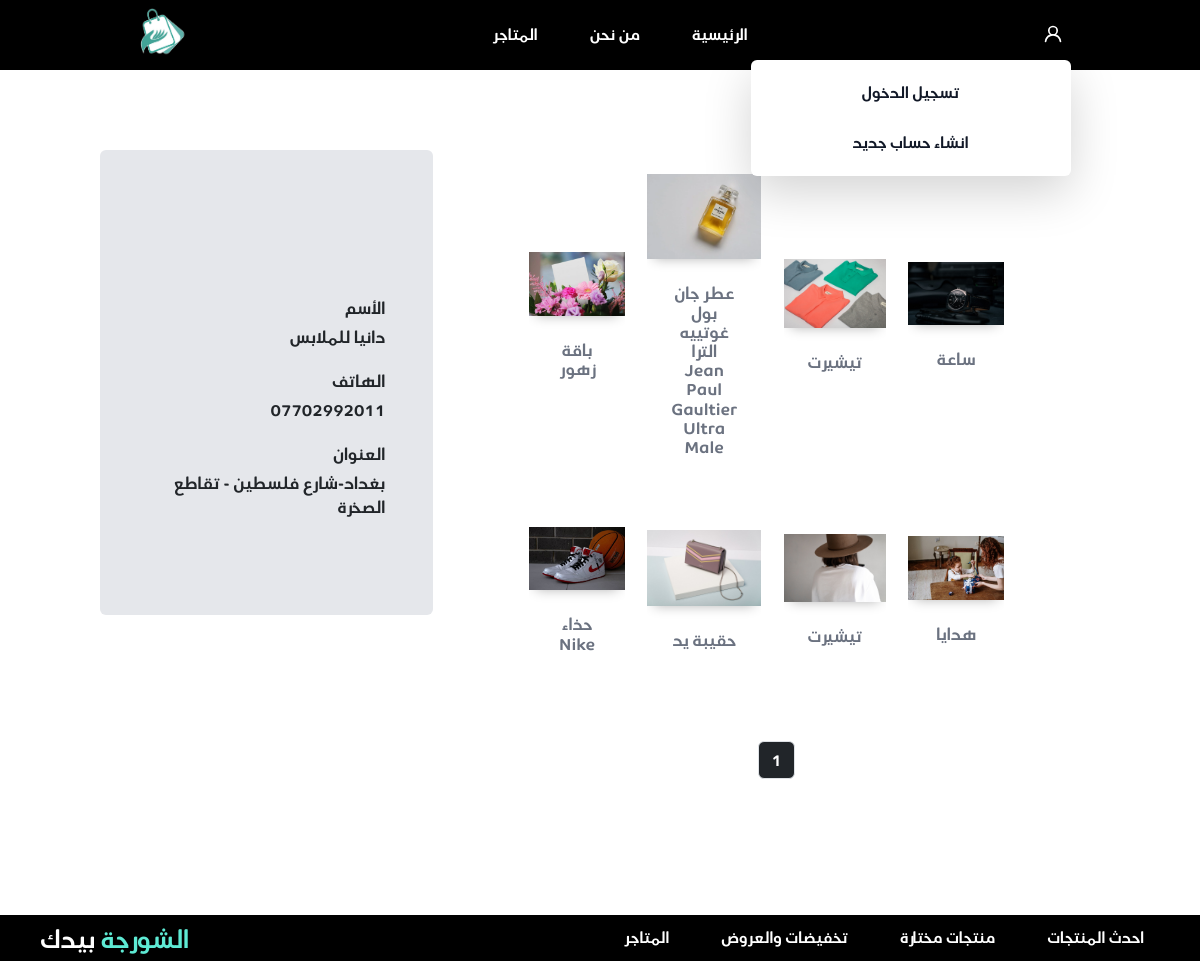
Page /vendor/store/دانيا للملابس/ on the committed database.
### jumla/models.py (models this page shows, shortened)
class Product(models.Model):
    ProductName = models.CharField(max_length=255)
    Size = models.CharField(max_length=255)
    price = models.DecimalField(max_digits=12, decimal_places=2)
    description = models.CharField(max_length=255)
    shopOwner = models.ForeignKey(Shop, on_delete=models.CASCADE, related_name="shop_products")
    Date = models.DateTimeField(default=timezone.now)
    is_active = models.BooleanField(default=True)
    Category = models.ForeignKey(Category, on_delete=models.CASCADE, related_name="product_Category")

class product_Images(models.Model):
    image = models.ImageField(upload_to="images/", null=True)
    product = models.ForeignKey(Product, on_delete=models.CASCADE, related_name="Image_Product")
    class Meta:
        verbose_name = "product_Image"
        verbose_name_plural = "product_Images"

class Shop(models.Model):
    shopName = models.CharField(max_length=255)
    shopOwner = models.OneToOneField(User, on_delete=models.CASCADE, related_name="shopOwner")
    def __str__(self):
        return f"{self.shopName}"

class User(AbstractUser):
    username = None
    phone_number = models.CharField(max_length=11, unique=True)
    address = models.CharField(max_length=255, null=True)
    USERNAME_FIELD = 'phone_number'
    REQUIRED_FIELDS = []
    objects = CustomUserManager()
    class Meta:
        verbose_name = "user"
        verbose_name_plural = "users"

### jumla/views/vender.py (the view)
# urls.py: path('store/<store>/', vender.show_store, name='show_store'),
def show_store(request, store):
    vender = get_object_or_404(Shop, shopName__contains=store)
    shop_products = Product.objects.filter(shopOwner__shopName__contains=vender)
    paginator_element = MyPaginator(shop_products, 10)
    page_number = request.GET.get('page')
    page_elements = paginator_element.get_pages(page_number)
    context = {"page_elements": page_elements[1], "page_nums": page_elements[0], 'vender': vender}
    return render(request, 'jumla/vender/stores.html', context)

### jumla/utilities/paginator.py (called while the page is built)
    def get_pages(self, page):
        self.page_nums = "a" * self.items.get_page(page).paginator.num_pages
        self.pages = self.items.get_page(page)
        return self.page_nums, self.pages

### jumla/templates/jumla/vender/stores.html (shortened to what this page needs)
{% extends 'jumla/base/base.html' %}
{% load static %}
{% block static %}
    <link rel="stylesheet" type="text/css" href="{% static 'jumla/landpage.css' %}">
{% endblock %}
{% block content %}
<div class="">
<div class=" grid grid-cols-3">
    <div class="p-5 col-span-2">
        <div class="mt-2 p-5">
            <div class="product-grid">
                  {% for product in page_elements %}
          <div class=" bg-white"  >
                    <div class = "product">
                        <div class = "product-img">
                            <img src="{{ product.Image_Product.first.image.url }}"  alt = "front product image">
                        </div>
                       <div class ="text-center   p-4 mb-4">
                        <h1 class="text-gray-500">{{ product.ProductName }} </h1>
                       </div>
                    </div>
                </div>
        {% endfor %}
            </div>
        {% include 'jumla/base/paginator.html' %}
        </div>
    </div>
    <div class=" mt-20  ">
<div class="bg-gray-200 p-5 rounded ">
    <div class=" flex flex-col  justify-center  py-5" style="border: black;display:flex;flex-direction:row">
        <div class="-mt-2" style="border: black;margin-top:50px">
            <div style="display: flex;flex-direction:column">
                <p class="input_word " style="margin-left: 140px; margin-bottom: 5px;">الأسم</p>
                <p>{{ vender.shopName }}</p>
            </div>
            <div style="display: flex;flex-direction:column;padding-top:20px">
                <p class="input_word" style="margin-left: 140px; margin-bottom: 5px;">الهاتف</p>
                <p>{{ vender.shopOwner.phone_number }}</p>
            </div>
            <div style="display: flex;flex-direction:column;padding-top:20px">
                <p class="input_word" style="margin-left: 140px; margin-bottom: 5px;">العنوان</p>
                <p>{{ vender.shopOwner.address }}</p>
            </div>
        </div>
    </div>
</div>
    </div>
</div>
</div>
{% endblock %}

### jumla/static/jumla/style.css (style rules this page uses)
body { font-family: air-arabia, sans-serif; }

### jumla/static/jumla/landpage.css (style rules this page uses)
.product { overflow: hidden; -webkit-transition: -webkit-box-shadow 0.4s ease-out; transition: -webkit-box-shadow 0.4s ease-out; -o-transition: box-shadow 0.4s ease-out; transition: box-shadow 0.4s ease-out; transition: box-shadow 0.4s ease-out, -webkit-box-shadow 0.4s ease-out; position: relative; }
.product-img img { -webkit-box-shadow: 0 6px 12px -7px rgba(171, 171, 171, 1); box-shadow: 0 6px 12px -7px rgba(171, 171, 171, 1); }
.product-grid { display: grid; grid-template-columns: repeat(4, 1fr); -webkit-box-align: center; -ms-flex-align: center; align-items: center; -webkit-box-pack: center; -ms-flex-pack: center; justify-content: center; gap: 1.4rem; }

### rows in the picture
Product: Image_Product.first.image (picture), ProductName "ساعة"
Product: Image_Product.first.image (picture), ProductName "تيشيرت"
Product: Image_Product.first.image (picture), ProductName "عطر جان بول غوتييه الترا Jean Paul Gaultier Ultra Male"
Product: Image_Product.first.image (picture), ProductName "باقة زهور"
Product: Image_Product.first.image (picture), ProductName "هدايا"
Product: Image_Product.first.image (picture), ProductName "تيشيرت"
Product: Image_Product.first.image (picture), ProductName "حقيبة يد"
Product: Image_Product.first.image (picture), ProductName "حذاء Nike"
Shop: shopName "دانيا للملابس", shopOwner.phone_number "07702992011", shopOwner.address "بغداد-شارع فلسطين - تقاطع الصخرة"
